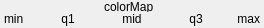
<ui version="4.0" >
 <class>ColorMapWidget</class>
 <widget class="QWidget" name="ColorMapWidget" >
  <property name="geometry" >
   <rect>
    <x>0</x>
    <y>0</y>
    <width>263</width>
    <height>28</height>
   </rect>
  </property>
  <property name="sizePolicy" >
   <sizepolicy vsizetype="Preferred" hsizetype="Preferred" >
    <horstretch>0</horstretch>
    <verstretch>0</verstretch>
   </sizepolicy>
  </property>
  <property name="windowTitle" >
   <string>ColorMapWidget</string>
  </property>
  <layout class="QVBoxLayout" >
   <property name="spacing" >
    <number>0</number>
   </property>
   <property name="leftMargin" >
    <number>4</number>
   </property>
   <property name="topMargin" >
    <number>2</number>
   </property>
   <property name="rightMargin" >
    <number>4</number>
   </property>
   <property name="bottomMargin" >
    <number>2</number>
   </property>
   <item>
    <widget class="QLabel" name="colorMap_" >
     <property name="sizePolicy" >
      <sizepolicy vsizetype="Fixed" hsizetype="Fixed" >
       <horstretch>0</horstretch>
       <verstretch>0</verstretch>
      </sizepolicy>
     </property>
     <property name="minimumSize" >
      <size>
       <width>256</width>
       <height>10</height>
      </size>
     </property>
     <property name="maximumSize" >
      <size>
       <width>256</width>
       <height>10</height>
      </size>
     </property>
     <property name="text" >
      <string>colorMap_</string>
     </property>
     <property name="alignment" >
      <set>Qt::AlignCenter</set>
     </property>
    </widget>
   </item>
   <item>
    <layout class="QHBoxLayout" >
     <property name="spacing" >
      <number>0</number>
     </property>
     <item>
      <widget class="QLabel" name="min_" >
       <property name="sizePolicy" >
        <sizepolicy vsizetype="Fixed" hsizetype="Preferred" >
         <horstretch>50</horstretch>
         <verstretch>0</verstretch>
        </sizepolicy>
       </property>
       <property name="font" >
        <font>
         <pointsize>9</pointsize>
        </font>
       </property>
       <property name="text" >
        <string>min</string>
       </property>
       <property name="alignment" >
        <set>Qt::AlignLeading|Qt::AlignLeft|Qt::AlignTop</set>
       </property>
      </widget>
     </item>
     <item>
      <widget class="QLabel" name="q1_" >
       <property name="sizePolicy" >
        <sizepolicy vsizetype="Fixed" hsizetype="Preferred" >
         <horstretch>100</horstretch>
         <verstretch>0</verstretch>
        </sizepolicy>
       </property>
       <property name="font" >
        <font>
         <pointsize>9</pointsize>
        </font>
       </property>
       <property name="text" >
        <string>q1</string>
       </property>
       <property name="alignment" >
        <set>Qt::AlignCenter|Qt::AlignHCenter|Qt::AlignTop|Qt::AlignVCenter</set>
       </property>
      </widget>
     </item>
     <item>
      <widget class="QLabel" name="q2_" >
       <property name="sizePolicy" >
        <sizepolicy vsizetype="Fixed" hsizetype="Preferred" >
         <horstretch>100</horstretch>
         <verstretch>0</verstretch>
        </sizepolicy>
       </property>
       <property name="font" >
        <font>
         <pointsize>9</pointsize>
        </font>
       </property>
       <property name="text" >
        <string>mid</string>
       </property>
       <property name="alignment" >
        <set>Qt::AlignCenter|Qt::AlignHCenter|Qt::AlignTop|Qt::AlignVCenter</set>
       </property>
      </widget>
     </item>
     <item>
      <widget class="QLabel" name="q3_" >
       <property name="sizePolicy" >
        <sizepolicy vsizetype="Fixed" hsizetype="Preferred" >
         <horstretch>100</horstretch>
         <verstretch>0</verstretch>
        </sizepolicy>
       </property>
       <property name="font" >
        <font>
         <pointsize>9</pointsize>
        </font>
       </property>
       <property name="text" >
        <string>q3</string>
       </property>
       <property name="alignment" >
        <set>Qt::AlignCenter|Qt::AlignHCenter|Qt::AlignTop|Qt::AlignVCenter</set>
       </property>
      </widget>
     </item>
     <item>
      <widget class="QLabel" name="max_" >
       <property name="sizePolicy" >
        <sizepolicy vsizetype="Fixed" hsizetype="Preferred" >
         <horstretch>50</horstretch>
         <verstretch>0</verstretch>
        </sizepolicy>
       </property>
       <property name="font" >
        <font>
         <pointsize>9</pointsize>
        </font>
       </property>
       <property name="text" >
        <string>max</string>
       </property>
       <property name="alignment" >
        <set>Qt::AlignRight|Qt::AlignTop|Qt::AlignTrailing</set>
       </property>
      </widget>
     </item>
    </layout>
   </item>
  </layout>
 </widget>
 <resources/>
 <connections/>
</ui>
